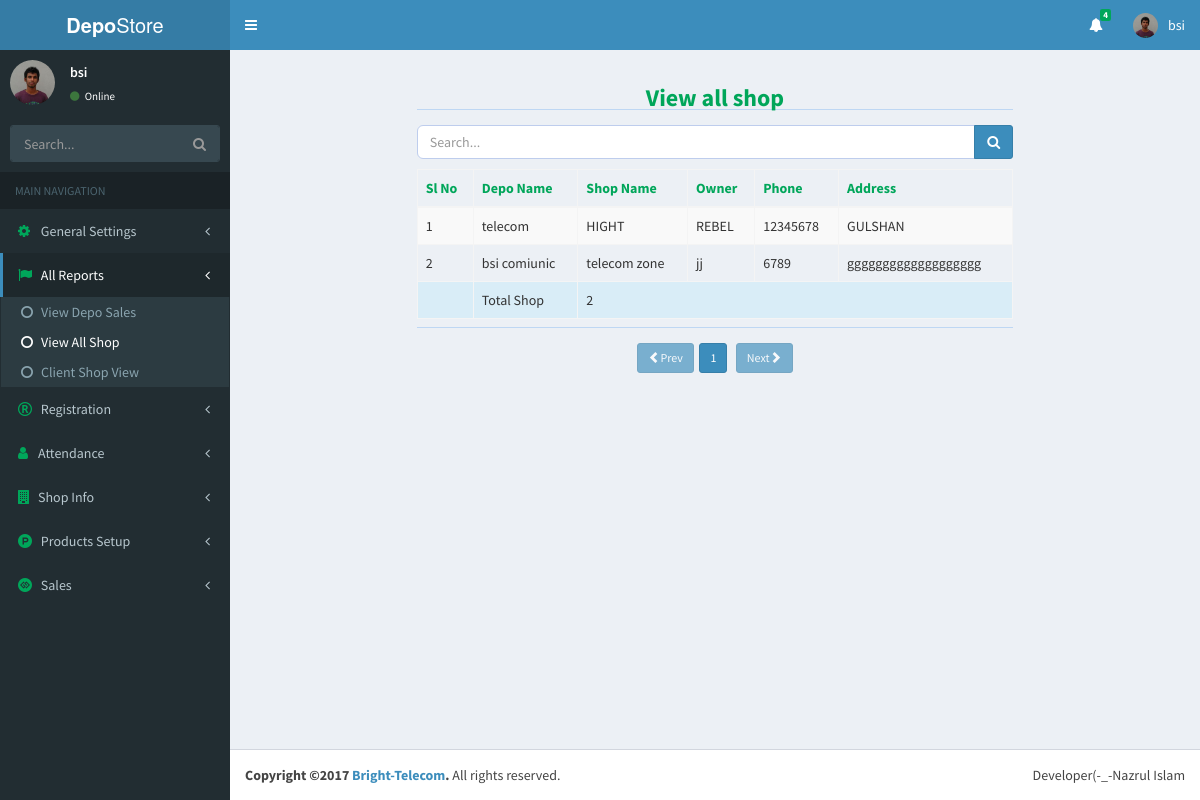
Page /index.php?page=viewAllShop&folder=report (signed in) on the committed database.
### tables this page shows
CREATE TABLE `user` (
  `id` int(11) NOT NULL,
  `userName` varchar(30) NOT NULL,
  `password` varchar(42) NOT NULL,
  `userType` varchar(30) NOT NULL,
  `last_loging` datetime NOT NULL DEFAULT CURRENT_TIMESTAMP ON UPDATE CURRENT_TIMESTAMP,
  `status` varchar(8) NOT NULL
);

CREATE TABLE `shop_reg` (
  `id` int(11) NOT NULL,
  `depo_id` int(11) NOT NULL,
  `shop_name` varchar(80) NOT NULL,
  `shop_owner` varchar(35) NOT NULL,
  `phone` int(11) NOT NULL,
  `shop_address` varchar(200) NOT NULL
);

CREATE TABLE `depo_regi` (
  `id` int(11) NOT NULL,
  `user_id` int(11) NOT NULL,
  `depo_name` varchar(80) NOT NULL,
  `zone` varchar(50) NOT NULL,
  `address` varchar(200) NOT NULL,
  `phone` int(11) NOT NULL,
  `uploader` varchar(30) NOT NULL
);

### report/viewAllShop.php (the view, shortened to what this page needs)
<?php
	require('database.php');
	$shopRecord=$db->prepare("SELECT * FROM shop_reg");
	$shopRecord->execute();
	$rowCount=$shopRecord->rowCount();
	$per_page_row=10;
	$totalPage=ceil($rowCount/$per_page_row);
	$pageNumber=(isset($_GET['pgNumber'])?(int)$_GET['pgNumber']:(int)$_GET['pgNumber']=1);
	$startPage=(int)($pageNumber-1)*$per_page_row;
	$selectShop=$db->prepare("SELECT shop_reg.*,depo_regi.depo_name AS depoName FROM shop_reg LEFT JOIN depo_regi ON shop_reg.depo_id=depo_regi.id ORDER BY id DESC LIMIT $startPage,$per_page_row");
	$selectShop->execute();
	$totalShop=$selectShop->rowCount();
	$inc='';
	$shopData='';
	while($shopRow=$selectShop->fetch(PDO::FETCH_OBJ)){
		$inc++;
		$shopData.="
			<tr>
				<td>$inc</td>
				<td>$shopRow->depoName</td>
				<td>$shopRow->shop_name</td>
				<td>$shopRow->shop_owner</td>
				<td>$shopRow->phone</td>
				<td>$shopRow->shop_address</td>
			</tr>
		";
	}
?>
<div class="container-fluid">
  <div class="row">
    <div class="col-sm-8 col-sm-offset-2">
      <h3 class="text-green text-center text-bold">View all shop</h3>
      <hr>
    </div>
  </div>
  <div class="row">
    	<div class="col-sm-8 col-sm-offset-2 text-center" style="margin-top:10px">
	      	<form action="#" method="post">
		        <div class="input-group">
		          	<input type="text" name="content" class="form-control" placeholder="Search...">
		            <span class="input-group-btn">
		                <button type="submit" name="lol" class="btn btn-primary"><i class="fa fa-search"></i>
		                </button>
		            </span>
		        </div>
	      	</form>
    	</div>
    </div>
  <div class="row">
    <div class="col-sm-8 col-sm-offset-2" style="margin-top:10px">
      <table class="table table-hover table-bordered table-striped table-consendend">
        <thead class="text-green">
          <th>Sl No</th>
          <th>Depo Name</th>
          <th>Shop Name</th>
          <th>Owner</th>
          <th>Phone</th>
          <th>Address</th>
        </thead>
        <tbody>
          <?php echo $shopData;?>
          <tr class="info">
          	<td></td>
          	<td>Total Shop</td>
          	<td colspan="5"><?php echo $totalShop;?></td>
          </tr>
        </tbody>
      </table><hr>
    </div>
    <div class="col-sm-10 col-sm-offset-1 text-center" style="margin-top:10px">
      <?php
        $prevPage=$pageNumber-1;
        $nextPage=$pageNumber+1;
        if($pageNumber<=1){
          echo"<a href='index.php?page=viewAllShop&folder=report&pgNumber={$prevPage}' class='btn btn-primary btn-sm disabled'><span class='glyphicon glyphicon-chevron-left'></span>Prev</a>&nbsp;&nbsp;";
        }else{
          echo"<a href='index.php?page=viewAllShop&folder=report&pgNumber={$prevPage}' class='btn btn-primary btn-sm'><span class='glyphicon glyphicon-chevron-left'></span>Prev</a>&nbsp;&nbsp;";
        }
        if($pageNumber>$totalPage){
          echo"Page not found";
        }else{
          for($i=1;$i<=$totalPage;$i++){
            if($i == $pageNumber){
              echo"<a href='index.php?page=viewAllShop&folder=report&pgNumber={$i}' class='btn btn-primary btn-sm'>$i</a>&nbsp;";
            }else{
              echo"<a href='index.php?page=viewAllShop&folder=report&pgNumber={$i}' class='btn btn-default btn-sm'>$i</a>&nbsp;";
            }
          }
        }
      if($totalPage==$pageNumber){
        echo"&nbsp;&nbsp;<a href='index.php?page=viewAllShop&folder=report&pgNumber={$nextPage}' class='btn btn-primary btn-sm disabled'>Next<span class='glyphicon glyphicon-chevron-right'></span></a>";
      }else{
        echo"&nbsp;&nbsp;<a href='index.php?page=viewAllShop&folder=report&pgNumber={$nextPage}' class='btn btn-primary btn-sm'>Next<span class='glyphicon glyphicon-chevron-right'></span></a>";
      }
      ?>
    </div>
  </div>
</div>

### include/header.php (shortened to what this page needs)
<?php
require('database.php');
$userId=$_SESSION['userId'];
$userNameSelect=$db->prepare("SELECT * FROM `user` WHERE id=?");
$userNameSelect->bindParam(1,$userId);
$userNameSelect->execute();
$userNameRow=$userNameSelect->fetch(PDO::FETCH_ASSOC);
?>
<!DOCTYPE html>
<html>
	<head>
	  <link rel="stylesheet" href="bootstrap/css/bootstrap.min.css">
	  <link rel="stylesheet" href="https://cdnjs.cloudflare.com/ajax/libs/font-awesome/4.5.0/css/font-awesome.min.css">
	  <link rel="stylesheet" href="../datepicker/css/datepicker.css">
	  <link rel="stylesheet" href="dist/css/AdminLTE.min.css">
	       <link href="http://ajax.googleapis.com/ajax/libs/jqueryui/1.8/themes/base/jquery-ui.css" rel="stylesheet" type="text/css"/>
	  <link rel="stylesheet" href="dist/css/skins/_all-skins.min.css">
	  <link rel="stylesheet" href="datepicker/css/datepicker.css">
	  <link rel="stylesheet" href="datepicker/css/jquery-ui.css">
	  <link rel="stylesheet" href="plugins/bootstrap-wysihtml5/bootstrap3-wysihtml5.min.css">
	</head>
	<body class="hold-transition skin-blue sidebar-mini">
		<div class="wrapper">
		  <header class="main-header">
		    <a href="index.php" class="logo">
		      <span class="logo-lg"><b>Depo</b>Store</span>
		    </a>
		    <nav class="navbar navbar-static-top">
		      <a href="#" class="sidebar-toggle" data-toggle="offcanvas" role="button">
		      </a>
		      <div class="navbar-custom-menu">
		        <ul class="nav navbar-nav">
		          <li class="dropdown messages-menu">
		            <a href="#" class="dropdown-toggle" data-toggle="dropdown">
		              <i class="fa fa-bell" aria-hidden="true"></i>
		              <span class="label label-success">4</span>
		            </a>
		          </li>
		          <li class="dropdown user user-menu">
		            <a href="#" class="dropdown-toggle" data-toggle="dropdown">
		              <img src="dist/img/user2-160x160.jpg" class="user-image" alt="User Image">
		              <span class="hidden-xs"><?php echo $userNameRow['userName'];?></span>
		            </a>
		          </li>
		        </ul>
		      </div>
		    </nav>
		  </header>

### include/sideBar.php (shortened to what this page needs)
<aside class="main-sidebar">
    <section class="sidebar">
      <div class="user-panel">
        <div class="pull-left image">
          <img src="dist/img/user2-160x160.jpg" class="img-circle" alt="User Image">
        </div>
        <div class="pull-left info">
          <p><?php echo $userNameRow['userName'];?></p>
          <a href="#"><i class="fa fa-circle text-success"></i> Online</a>
        </div>
      </div>
      <form action="#" method="get" class="sidebar-form">
        <div class="input-group">
          <input type="text" name="q" class="form-control" placeholder="Search...">
              <span class="input-group-btn">
                <button type="submit" name="search" id="search-btn" class="btn btn-flat"><i class="fa fa-search"></i>
                </button>
              </span>
        </div>
      </form>
      <ul class="sidebar-menu">
        <li class="header">MAIN NAVIGATION</li>
	        <li class="<?php echo(isset($_GET['folder']) && $_GET['folder']=='setup')?'active':null;?> treeview">
	          <a href="#">
	            <i class="fa fa-cog text-green"></i> <span>General Settings</span>
	            <span class="pull-right-container">
	              <i class="fa fa-angle-left pull-right"></i>
	            </span>
	          </a>
	        </li>
        <li class="<?php echo(isset($_GET['folder']) && $_GET['folder']=='report')?'active':null;?> treeview">
          <a href="#">
            <i class="fa fa-flag text-green"></i> <span>All Reports</span>
            <span class="pull-right-container">
              <i class="fa fa-angle-left pull-right"></i>
            </span>
          </a>
          <ul class="treeview-menu">
            <li class="<?php echo (isset($_GET['page']) && $_GET['page']=='viewTodaySalesReport')? 'active':null;?>"><a href="index.php?page=viewTodaySalesReport&folder=report"><i class="fa fa-circle-o"></i>View Depo Sales</a></li>
            <li class="<?php echo (isset($_GET['page']) && $_GET['page']=='viewAllShop')? 'active':null;?>"><a href="index.php?page=viewAllShop&folder=report"><i class="fa fa-circle-o"></i>View All Shop</a></li>
            <li class="<?php echo (isset($_GET['page']) && $_GET['page']=='viewAllClientShop')? 'active':null;?>"><a href="index.php?page=viewAllClientShop&folder=report"><i class="fa fa-circle-o"></i>Client Shop View</a></li>
          </ul>
        </li>
        <li class="<?php echo(isset($_GET['folder']) && $_GET['folder']=='registration')?'active':null;?> treeview">
          <a href="#">
            <i class="fa fa-registered text-green"></i> <span>Registration</span>
            <span class="pull-right-container">
              <i class="fa fa-angle-left pull-right"></i>
            </span>
          </a>
        </li>
        <li class="<?php echo(isset($_GET['folder']) && $_GET['folder']=='attendance')?'active':null;?> treeview">
          <a href="#">
            <i class="fa fa fa-user text-green"></i><span>Attendance</span>
            <span class="pull-right-container">
              <i class="fa fa-angle-left pull-right"></i>
            </span>
          </a>
        </li>
        <li class="<?php echo(isset($_GET['folder']) && $_GET['folder']=='shopInfo')?'active':null;?> treeview">
          <a href="#">
            <i class="fa fa-building text-green"></i><span>Shop Info</span>
            <span class="pull-right-container">
              <i class="fa fa-angle-left pull-right"></i>
            </span>
          </a>
        </li>
	        <li class="<?php echo(isset($_GET['folder']) && $_GET['folder']=='products')?'active':null;?> treeview">
	          <a href="#">
	            <i class="fa fa-product-hunt text-green"></i> <span>Products Setup</span>
	            <span class="pull-right-container">
	              <i class="fa fa-angle-left pull-right"></i>
	            </span>
	          </a>
	        </li>
        <li class="<?php echo(isset($_GET['folder']) && $_GET['folder']=='sales')?'active':null;?> treeview">
          <a href="#">
            <i class="fa fa-gg-circle text-green"></i> <span>Sales</span>
            <span class="pull-right-container">
              <i class="fa fa-angle-left pull-right"></i>
            </span>
          </a>
        </li>
      </ul>
    </section>
  </aside>

### rows in the picture
user: userName "bsi"
shop_reg: depo.depo_name "telecom", shop_name "HIGHT", shop_owner "REBEL", phone "12345678", shop_address "GULSHAN"
shop_reg: depo.depo_name "bsi comiunic", shop_name "telecom zone", shop_owner "jj", phone "6789", shop_address "ggggggggggggggggggg"

### other values in the picture
$totalShop "2"
